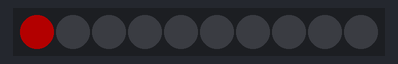
Recording of a sketch running on a simulated ATtiny85, built with avr-gcc and run on an emulated ATtiny85. On the bench: 10 RGB LEDs in strip order, left to right. Dim RGB values are drawn brighter than linear.

Above: at 0.1 s.
At 4.6 s:
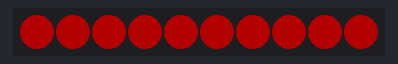
At 9.6 s:
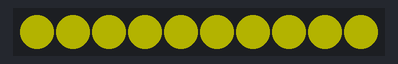
At 14.6 s:
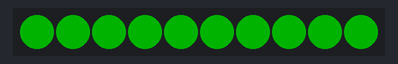
At 19.6 s:
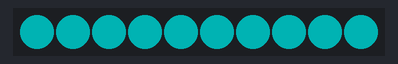
At 39.1 s:
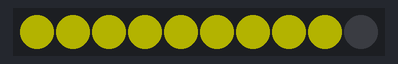

The sketch:

prueba_leds.ino
```cpp
#include <Adafruit_NeoPixel.h>
#ifdef __AVR__
#include <avr/power.h>
#endif
#define PIN            18
#define NUMPIXELS      10
Adafruit_NeoPixel pixels = Adafruit_NeoPixel(NUMPIXELS, PIN, NEO_GRB + NEO_KHZ800);
int delayval = 500;
void setup() {

#if defined (__AVR_ATtiny85__)
  if (F_CPU == 16000000) clock_prescale_set(clock_div_1);
#endif

  pixels.begin();
}
void loop() {

  for (int i = 0; i < NUMPIXELS; i++) {
    pixels.setPixelColor(i, pixels.Color(60, 0, 0));
    pixels.show();
    delay(delayval);
  }
  apaga_leds();
  for (int i = 0; i < NUMPIXELS; i++) {
    pixels.setPixelColor(i, pixels.Color(60, 60, 0));
    pixels.show();
    delay(delayval);
  }
  apaga_leds();
  for (int i = 0; i < NUMPIXELS; i++) {
    pixels.setPixelColor(i, pixels.Color(0, 60, 0));
    pixels.show();
    delay(delayval);
  }
  apaga_leds();
    for (int i = 0; i < NUMPIXELS; i++) {
    pixels.setPixelColor(i, pixels.Color(0, 60, 60));
    pixels.show();
    delay(delayval);
  }
  apaga_leds();
  for (int i = 0; i < NUMPIXELS; i++) {
    pixels.setPixelColor(i, pixels.Color(0, 0, 60));
    pixels.show();
    delay(delayval);
  }
  apaga_leds();
  delay(5000);
}

void apaga_leds()
{
  for (int i = 0; i < NUMPIXELS; i++) {
    pixels.setPixelColor(i, pixels.Color(0, 0, 0));
  }
  pixels.show();
}
```

Measured:
- what the display in image 1 shows lasts 0.5 s, from 4.5 s to 5.0 s
